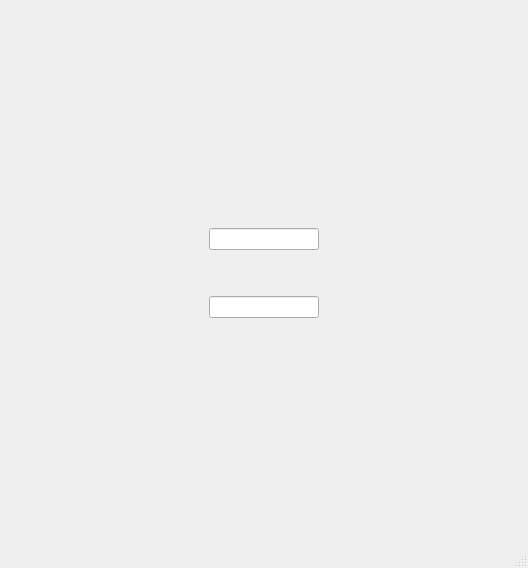
<?xml version="1.0" encoding="UTF-8"?>
<ui version="4.0">
 <class>MainWindow</class>
 <widget class="QMainWindow" name="MainWindow">
  <property name="geometry">
   <rect>
    <x>0</x>
    <y>0</y>
    <width>528</width>
    <height>568</height>
   </rect>
  </property>
  <property name="windowTitle">
   <string>MainWindow</string>
  </property>
  <widget class="QWidget" name="centralwidget">
   <property name="enabled">
    <bool>true</bool>
   </property>
   <property name="sizePolicy">
    <sizepolicy hsizetype="MinimumExpanding" vsizetype="MinimumExpanding">
     <horstretch>0</horstretch>
     <verstretch>0</verstretch>
    </sizepolicy>
   </property>
   <property name="maximumSize">
    <size>
     <width>800</width>
     <height>16777215</height>
    </size>
   </property>
   <layout class="QGridLayout" name="gridLayout">
    <item row="1" column="0">
     <spacer name="horizontalSpacer">
      <property name="orientation">
       <enum>Qt::Orientation::Horizontal</enum>
      </property>
      <property name="sizeType">
       <enum>QSizePolicy::Policy::Expanding</enum>
      </property>
      <property name="sizeHint" stdset="0">
       <size>
        <width>200</width>
        <height>20</height>
       </size>
      </property>
     </spacer>
    </item>
    <item row="2" column="1">
     <spacer name="verticalSpacer_3">
      <property name="orientation">
       <enum>Qt::Orientation::Vertical</enum>
      </property>
      <property name="sizeType">
       <enum>QSizePolicy::Policy::Preferred</enum>
      </property>
      <property name="sizeHint" stdset="0">
       <size>
        <width>20</width>
        <height>40</height>
       </size>
      </property>
     </spacer>
    </item>
    <item row="0" column="1">
     <spacer name="verticalSpacer">
      <property name="orientation">
       <enum>Qt::Orientation::Vertical</enum>
      </property>
      <property name="sizeType">
       <enum>QSizePolicy::Policy::Expanding</enum>
      </property>
      <property name="sizeHint" stdset="0">
       <size>
        <width>20</width>
        <height>150</height>
       </size>
      </property>
     </spacer>
    </item>
    <item row="1" column="1">
     <widget class="QLineEdit" name="text_example">
      <property name="alignment">
       <set>Qt::AlignmentFlag::AlignCenter</set>
      </property>
      <property name="readOnly">
       <bool>true</bool>
      </property>
     </widget>
    </item>
    <item row="4" column="1">
     <spacer name="verticalSpacer_2">
      <property name="orientation">
       <enum>Qt::Orientation::Vertical</enum>
      </property>
      <property name="sizeHint" stdset="0">
       <size>
        <width>20</width>
        <height>150</height>
       </size>
      </property>
     </spacer>
    </item>
    <item row="1" column="2">
     <spacer name="horizontalSpacer_2">
      <property name="orientation">
       <enum>Qt::Orientation::Horizontal</enum>
      </property>
      <property name="sizeType">
       <enum>QSizePolicy::Policy::MinimumExpanding</enum>
      </property>
      <property name="sizeHint" stdset="0">
       <size>
        <width>200</width>
        <height>20</height>
       </size>
      </property>
     </spacer>
    </item>
    <item row="3" column="1">
     <widget class="QLineEdit" name="text_input">
      <property name="alignment">
       <set>Qt::AlignmentFlag::AlignCenter</set>
      </property>
     </widget>
    </item>
   </layout>
  </widget>
  <widget class="QMenuBar" name="menubar">
   <property name="geometry">
    <rect>
     <x>0</x>
     <y>0</y>
     <width>528</width>
     <height>33</height>
    </rect>
   </property>
  </widget>
  <widget class="QStatusBar" name="statusbar"/>
 </widget>
 <resources/>
 <connections/>
</ui>
